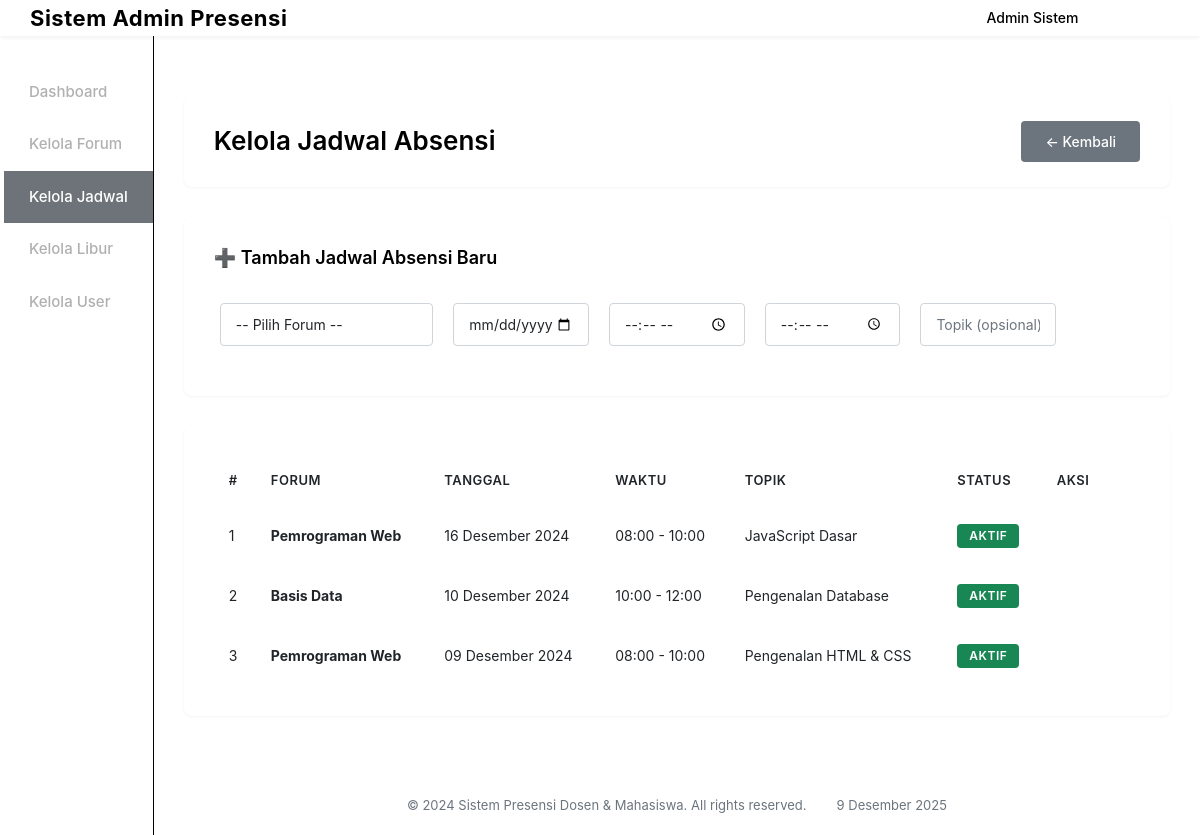
Page /admin/kelola_jadwal.php (signed in) on the committed database.
### tables this page shows
CREATE TABLE jadwal_absensi (
    id INT AUTO_INCREMENT PRIMARY KEY,
    forum_id INT NOT NULL,
    tanggal DATE NOT NULL,
    waktu_mulai TIME NOT NULL,
    waktu_selesai TIME NOT NULL,
    topik VARCHAR(200),
    status ENUM('aktif', 'selesai') DEFAULT 'aktif',
    created_by INT,
    created_at TIMESTAMP DEFAULT CURRENT_TIMESTAMP,
    FOREIGN KEY (forum_id) REFERENCES forums(id) ON DELETE CASCADE,
    FOREIGN KEY (created_by) REFERENCES users(id) ON DELETE CASCADE
);

CREATE TABLE forums (
    id INT AUTO_INCREMENT PRIMARY KEY,
    kode_forum VARCHAR(20) NOT NULL UNIQUE,
    judul VARCHAR(100) NOT NULL,
    deskripsi TEXT,
    dosen_id INT,
    created_by INT,
    created_at TIMESTAMP DEFAULT CURRENT_TIMESTAMP,
    FOREIGN KEY (dosen_id) REFERENCES users(id) ON DELETE CASCADE,
    FOREIGN KEY (created_by) REFERENCES users(id) ON DELETE CASCADE
);

### includes/functions.php (called while the page is built, shortened)
<?php
function formatTanggalIndo($date) {
    $bulan = array(
        1 => 'Januari', 'Februari', 'Maret', 'April', 'Mei', 'Juni',
        'Juli', 'Agustus', 'September', 'Oktober', 'November', 'Desember'
    );
    $split = explode('-', $date);
    return $split[2] . ' ' . $bulan[(int)$split[1]] . ' ' . $split[0];
}
function formatWaktu($time) {
    return date('H:i', strtotime($time));
}
?>

### admin/kelola_jadwal.php (the view, shortened to what this page needs)
<?php
require_once __DIR__ . '/../config.php';
require_once __DIR__ . '/../includes/functions.php';
$jads = $conn->query("SELECT j.*, f.judul AS nama_forum FROM jadwal_absensi j LEFT JOIN forums f ON j.forum_id = f.id ORDER BY j.tanggal DESC, j.waktu_mulai");
include __DIR__ . '/../includes/header.php';
?>
<div class="page-wrapper">
  <div class="container">
    <div class="page-header">
      <h3>Kelola Jadwal Absensi</h3>
      <a href="dashboard.php" class="btn-back">← Kembali</a>
    </div>
    <div class="form-card">
      <h5>➕ Tambah Jadwal Absensi Baru</h5>
      <form method="post">
        <div class="row g-2">
          <div class="col-md-3">
            <select name="forum_id" class="form-control" required>
              <option value="">-- Pilih Forum --</option>
            </select>
          </div>
          <div class="col-md-2">
            <input type="date" name="tanggal" class="form-control" required>
          </div>
          <div class="col-md-2">
            <input type="time" name="w_mulai" class="form-control" required>
          </div>
          <div class="col-md-2">
            <input type="time" name="w_selesai" class="form-control" required>
          </div>
          <div class="col-md-2">
            <input type="text" name="topik" class="form-control" placeholder="Topik (opsional)">
          </div>
          <div class="col-md-1">
            <button name="create_jadwal" class="btn btn-primary">Tambah</button>
          </div>
        </div>
      </form>
    </div>
    <div class="table-card">
      <table class="table">
        <thead><tr>
          <th>#</th>
          <th>Forum</th>
          <th>Tanggal</th>
          <th>Waktu</th>
          <th>Topik</th>
          <th>Status</th>
          <th>Aksi</th>
        </tr></thead>
        <tbody>
          <?php $i=1; while($r = $jads->fetch_assoc()): ?>
            <tr>
              <td><?=$i++?></td>
              <td><strong><?=htmlspecialchars($r['nama_forum'])?></strong></td>
              <td><?=htmlspecialchars(formatTanggalIndo($r['tanggal']))?></td>
              <td><?=htmlspecialchars(formatWaktu($r['waktu_mulai']))?> - <?=htmlspecialchars(formatWaktu($r['waktu_selesai']))?></td>
              <td><?=htmlspecialchars($r['topik'] ?? '-')?></td>
              <td>
                <?php if($r['status'] == 'aktif'): ?>
                  <span class="badge bg-success">Aktif</span>
                <?php else: ?>
                  <span class="badge bg-secondary">Selesai</span>
                <?php endif; ?>
              </td>
              <td>
                <a class="btn btn-danger btn-sm" href="kelola_jadwal.php?delete=<?=$r['id']?>" onclick="return confirm('Hapus jadwal?')">Hapus</a>
              </td>
            </tr>
          <?php endwhile; ?>
        </tbody>
      </table>
    </div>
  </div>
</div>
<?php include __DIR__ . '/../includes/footer.php'; ?>

### assets/css/style.css (style rules this page uses)
* { margin: 0; padding: 0; box-sizing: border-box; }
html, body { height: 100%; }
body { font-family: -apple-system, BlinkMacSystemFont, 'Segoe UI', Roboto, 'Helvetica Neue', Arial, sans-serif; background-color: var(--light-color); color: var(--dark-color); }
body.layout-with-sidebar { display: grid; grid-template-areas: "header header" "sidebar main" "sidebar footer"; grid-template-columns: var(--sidebar-width) 1fr; grid-template-rows: var(--header-height) 1fr auto; min-height: 100vh; }
.container, .container-fluid { max-width: 1200px; margin: 0 auto; padding: 0; }
.page-wrapper { background: var(--light-color); padding: 30px 0; min-height: calc(100vh - 200px); }
.page-header { background: #ffffff; padding: 25px 30px; border-radius: 8px; margin-bottom: 30px; border: 1px solid var(--border-color); display: flex; justify-content: space-between; align-items: center; box-shadow: 0 1px 3px rgba(0,0,0,0.05); }
.page-header h3 { margin: 0; font-size: 26px; font-weight: 600; color: var(--dark-color); }
.btn-back { background: #6c757d; color: #ffffff; padding: 10px 24px; border-radius: 4px; text-decoration: none; font-weight: 500; font-size: 14px; transition: all 0.3s ease; display: inline-block; }
.form-card { background: #ffffff; padding: 30px; border-radius: 8px; border: 1px solid var(--border-color); margin-bottom: 30px; box-shadow: 0 1px 3px rgba(0,0,0,0.05); }
.form-card h5 { font-size: 18px; font-weight: 600; color: var(--dark-color); margin: 0 0 20px 0; padding-bottom: 15px; border-bottom: 1px solid var(--border-color); }
.form-control, .form-select { border: 1px solid #ced4da; border-radius: 4px; padding: 10px 15px; font-size: 14px; transition: all 0.3s ease; background-color: #ffffff; }
.row.g-2 > * { padding: 0 10px; margin-bottom: 20px; }
.col-md-2 { flex: 0 0 16.666%; max-width: 16.666%; }
.col-md-3 { flex: 0 0 25%; max-width: 25%; }
.btn { border-radius: 4px; font-weight: 500; font-size: 14px; transition: all 0.3s ease; border: none; cursor: pointer; text-decoration: none; display: inline-block; text-align: center; }
.btn-primary { background: var(--primary-color); color: #ffffff; padding: 10px 20px; }
.btn-danger { background: var(--danger-color); color: #ffffff; padding: 6px 16px; font-size: 13px; }
.btn-sm { padding: 6px 12px; font-size: 12px; }
.table-card { background: #ffffff; padding: 30px; border-radius: 8px; border: 1px solid var(--border-color); overflow-x: auto; box-shadow: 0 1px 3px rgba(0,0,0,0.05); }
.table { width: 100%; border-collapse: collapse; margin: 0; font-size: 14px; }
.table thead { background: var(--light-color); }
.table thead th { color: var(--primary-color); font-weight: 600; font-size: 13px; text-transform: uppercase; letter-spacing: 0.5px; padding: 15px; border-bottom: 2px solid var(--border-color); text-align: left; }
.table tbody td { padding: 15px; vertical-align: middle; border-bottom: 1px solid var(--border-color); color: var(--dark-color); }
.table tbody tr:last-child td { border-bottom: none; }
.badge { display: inline-block; padding: 6px 12px; border-radius: 4px; font-size: 12px; font-weight: 600; text-transform: uppercase; letter-spacing: 0.5px; }
.bg-success { background-color: var(--success-color); color: #ffffff; }

### rows in the picture
jadwal_absensi: forum.judul "Pemrograman Web", tanggal "16 Desember 2024", waktu_mulai "08:00", waktu_selesai "10:00", topik "JavaScript Dasar", status "AKTIF"
jadwal_absensi: forum.judul "Basis Data", tanggal "10 Desember 2024", waktu_mulai "10:00", waktu_selesai "12:00", topik "Pengenalan Database", status "AKTIF"
jadwal_absensi: forum.judul "Pemrograman Web", tanggal "09 Desember 2024", waktu_mulai "08:00", waktu_selesai "10:00", topik "Pengenalan HTML & CSS", status "AKTIF"

### other values in the picture
$_SESSION['nama'] "Admin Sistem"
